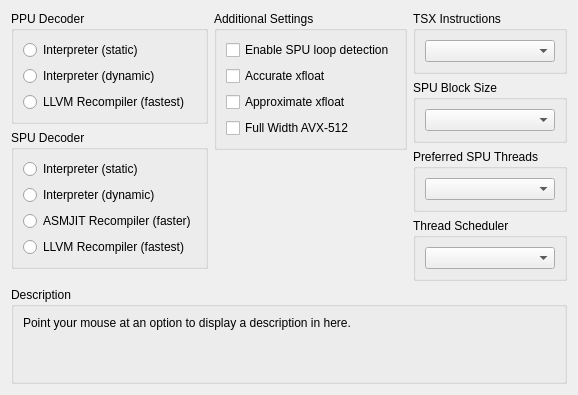
      <widget class="QWidget" name="coreTab">
       <attribute name="title">
        <string>CPU</string>
       </attribute>
       <layout class="QVBoxLayout" name="coreTabLayout" stretch="0,1,0">
        <item>
         <layout class="QHBoxLayout" name="coreTabItemLayout">
          <item>
           <layout class="QVBoxLayout" name="coreTabLeftLayout">
            <item>
             <widget class="QGroupBox" name="gb_ppu">
              <property name="title">
               <string>PPU Decoder</string>
              </property>
              <layout class="QVBoxLayout" name="ppu_layout">
               <item>
                <widget class="QRadioButton" name="ppu__static">
                 <property name="text">
                  <string notr="true">Interpreter (static)</string>
                 </property>
                </widget>
               </item>
               <item>
                <widget class="QRadioButton" name="ppu_dynamic">
                 <property name="text">
                  <string notr="true">Interpreter (dynamic)</string>
                 </property>
                </widget>
               </item>
               <item>
                <widget class="QRadioButton" name="ppu_llvm">
                 <property name="text">
                  <string notr="true">LLVM Recompiler (fastest)</string>
                 </property>
                </widget>
               </item>
              </layout>
             </widget>
            </item>
            <item>
             <widget class="QGroupBox" name="gb_spu">
              <property name="title">
               <string>SPU Decoder</string>
              </property>
              <layout class="QVBoxLayout" name="spu_layout">
               <item>
                <widget class="QRadioButton" name="spu__static">
                 <property name="text">
                  <string notr="true">Interpreter (static)</string>
                 </property>
                </widget>
               </item>
               <item>
                <widget class="QRadioButton" name="spu_dynamic">
                 <property name="text">
                  <string notr="true">Interpreter (dynamic)</string>
                 </property>
                </widget>
               </item>
               <item>
                <widget class="QRadioButton" name="spu_asmjit">
                 <property name="text">
                  <string notr="true">ASMJIT Recompiler (faster)</string>
                 </property>
                </widget>
               </item>
               <item>
                <widget class="QRadioButton" name="spu_llvm">
                 <property name="text">
                  <string notr="true">LLVM Recompiler (fastest)</string>
                 </property>
                </widget>
               </item>
              </layout>
             </widget>
            </item>
            <item>
             <spacer name="coreTabLeftLayoutSpacer">
              <property name="orientation">
               <enum>Qt::Vertical</enum>
              </property>
              <property name="sizeType">
               <enum>QSizePolicy::MinimumExpanding</enum>
              </property>
              <property name="sizeHint" stdset="0">
               <size>
                <width>0</width>
                <height>0</height>
               </size>
              </property>
             </spacer>
            </item>
           </layout>
          </item>
          <item>
           <layout class="QVBoxLayout" name="coreTabMiddleLayout">
            <item>
             <widget class="QGroupBox" name="checkboxes">
              <property name="title">
               <string>Additional Settings</string>
              </property>
              <layout class="QVBoxLayout" name="checkboxes_layout">
               <item>
                <widget class="QCheckBox" name="spuLoopDetection">
                 <property name="text">
                  <string>Enable SPU loop detection</string>
                 </property>
                </widget>
               </item>
               <item>
                <widget class="QCheckBox" name="accurateXFloat">
                 <property name="text">
                  <string>Accurate xfloat</string>
                 </property>
                </widget>
               </item>
               <item>
                <widget class="QCheckBox" name="approximateXFloat">
                 <property name="text">
                  <string>Approximate xfloat</string>
                 </property>
                </widget>
               </item>
               <item>
                <widget class="QCheckBox" name="fullWidthAVX512">
                 <property name="text">
                  <string>Full Width AVX-512</string>
                 </property>
                </widget>
               </item>
              </layout>
             </widget>
            </item>
            <item>
             <spacer name="coreTabMiddleLayoutSpacer">
              <property name="orientation">
               <enum>Qt::Vertical</enum>
              </property>
              <property name="sizeType">
               <enum>QSizePolicy::MinimumExpanding</enum>
              </property>
              <property name="sizeHint" stdset="0">
               <size>
                <width>0</width>
                <height>0</height>
               </size>
              </property>
             </spacer>
            </item>
           </layout>
          </item>
          <item>
           <layout class="QVBoxLayout" name="coreTabRightLayout" stretch="0,0,0,0,0">
            <item>
             <widget class="QGroupBox" name="gb_tsx">
              <property name="sizePolicy">
               <sizepolicy hsizetype="Preferred" vsizetype="Minimum">
                <horstretch>0</horstretch>
                <verstretch>0</verstretch>
               </sizepolicy>
              </property>
              <property name="title">
               <string>TSX Instructions</string>
              </property>
              <layout class="QVBoxLayout" name="gb_tsx_layout">
               <item>
                <widget class="QComboBox" name="enableTSX"/>
               </item>
              </layout>
             </widget>
            </item>
            <item>
             <widget class="QGroupBox" name="gb_spuBlockSize">
              <property name="sizePolicy">
               <sizepolicy hsizetype="Preferred" vsizetype="Minimum">
                <horstretch>0</horstretch>
                <verstretch>0</verstretch>
               </sizepolicy>
              </property>
              <property name="title">
               <string>SPU Block Size</string>
              </property>
              <layout class="QVBoxLayout" name="gb_spuBlockSize_layout">
               <item>
                <widget class="QComboBox" name="spuBlockSize"/>
               </item>
              </layout>
             </widget>
            </item>
            <item>
             <widget class="QGroupBox" name="gb_spu_threads">
              <property name="sizePolicy">
               <sizepolicy hsizetype="Preferred" vsizetype="Minimum">
                <horstretch>0</horstretch>
                <verstretch>0</verstretch>
               </sizepolicy>
              </property>
              <property name="title">
               <string>Preferred SPU Threads</string>
              </property>
              <layout class="QVBoxLayout" name="gb_spu_threads_layout">
               <item>
                <widget class="QComboBox" name="preferredSPUThreads"/>
               </item>
              </layout>
             </widget>
            </item>
            <item>
             <widget class="QGroupBox" name="gb_threadsched">
              <property name="sizePolicy">
               <sizepolicy hsizetype="Preferred" vsizetype="Minimum">
                <horstretch>0</horstretch>
                <verstretch>0</verstretch>
               </sizepolicy>
              </property>
              <property name="title">
               <string>Thread Scheduler</string>
              </property>
              <layout class="QVBoxLayout" name="gb_threadsched_layout">
               <item>
                <widget class="QComboBox" name="threadsched"/>
               </item>
              </layout>
             </widget>
            </item>
            <item>
             <spacer name="coreTabRightLayoutSpacer">
              <property name="orientation">
               <enum>Qt::Vertical</enum>
              </property>
              <property name="sizeType">
               <enum>QSizePolicy::MinimumExpanding</enum>
              </property>
              <property name="sizeHint" stdset="0">
               <size>
                <width>0</width>
                <height>0</height>
               </size>
              </property>
             </spacer>
            </item>
           </layout>
          </item>
         </layout>
        </item>
        <item>
         <spacer name="coreTabSpacer">
          <property name="orientation">
           <enum>Qt::Vertical</enum>
          </property>
          <property name="sizeType">
           <enum>QSizePolicy::MinimumExpanding</enum>
          </property>
          <property name="sizeHint" stdset="0">
           <size>
            <width>0</width>
            <height>0</height>
           </size>
          </property>
         </spacer>
        </item>
        <item>
         <widget class="QGroupBox" name="gb_description_cpu">
          <property name="title">
           <string>Description</string>
          </property>
          <layout class="QVBoxLayout" name="gb_description_cpu_layout">
           <item>
            <widget class="QLabel" name="description_cpu">
             <property name="text">
              <string>Point your mouse at an option to display a description in here.


</string>
             </property>
             <property name="textFormat">
              <enum>Qt::PlainText</enum>
             </property>
             <property name="alignment">
              <set>Qt::AlignLeading|Qt::AlignLeft|Qt::AlignTop</set>
             </property>
             <property name="wordWrap">
              <bool>true</bool>
             </property>
            </widget>
           </item>
          </layout>
         </widget>
        </item>
       </layout>
      </widget>
